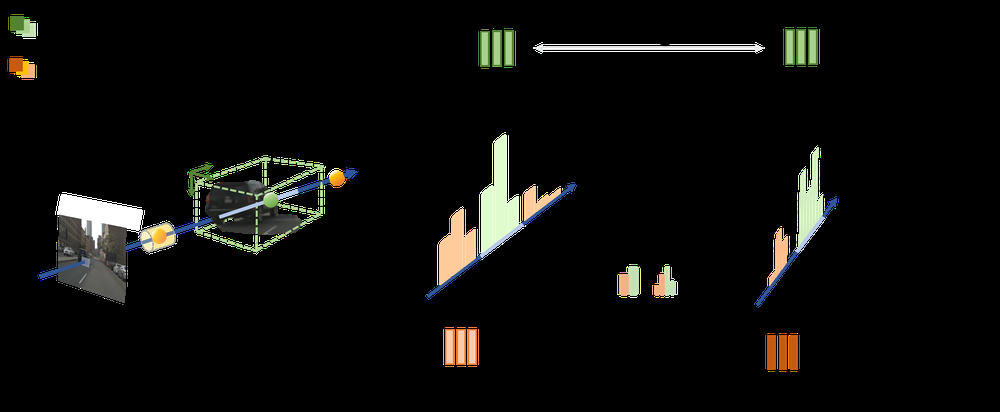
#> input picture img/mvbg.png, 1000 x 412 px, shrunk from 4388 x 1806 before the run
$ python -i render_utils.py   (imports and definitions only)
#> lines starting #> are read from the running program, lines starting #| are printed output that depends on the picture
#> further down, picture is the input picture: shape (412, 1000, 3); mean B, G, R 10.6, 12.9, 12.9
import torch
import numpy as np
import cv2
from PIL import Image
def namedtuple_map(fn, tup):
    return type(tup)(*map(fn, tup))

# def shard(xs):
#   """Split data into shards for multiple devices along the first dimension."""
#   return jax.tree_map(
#       lambda x: x.reshape((jax.local_device_count(), -1) + x.shape[1:]), xs)
def shard(xs):
  """Split data into shards for multiple devices along the first dimension."""
  return xs.reshape((0, -1) + xs.shape[1:])

# [13 lines left out: functions unshard, save_img_uint8, not called in this run]

def change_brightness(img, value=30):
#> called with value = 30
  hsv = cv2.cvtColor(img, cv2.COLOR_BGR2HSV)
#> hsv: shape (412, 1000, 3); mean H, S, V 3.1, 5.9, 14.5
  h, s, v = cv2.split(hsv)
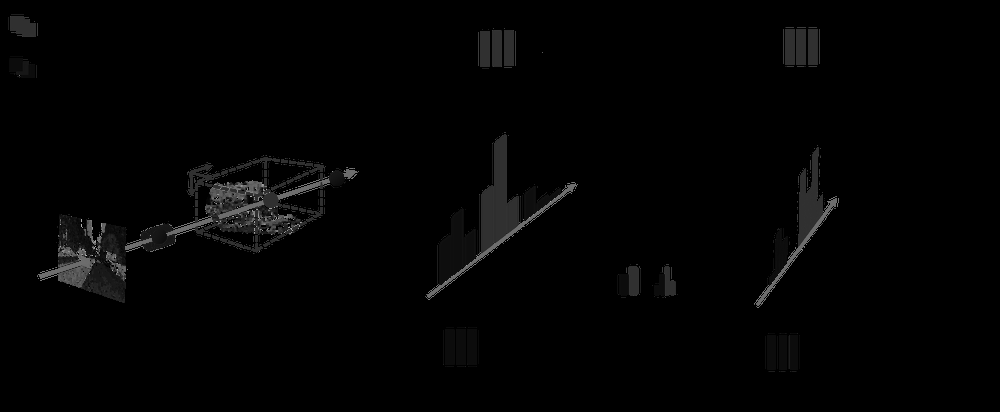
#> h: shape (412, 1000); min 0, max 178, mean 3.1
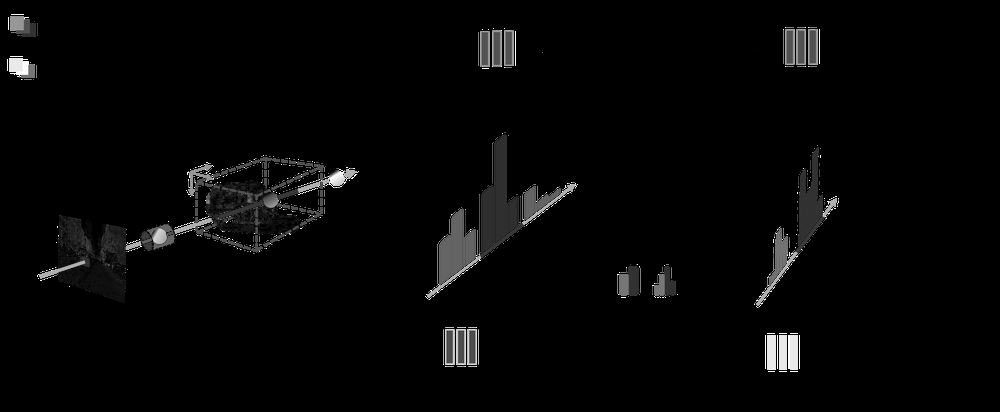
#> s: shape (412, 1000); min 0, max 255, mean 5.9
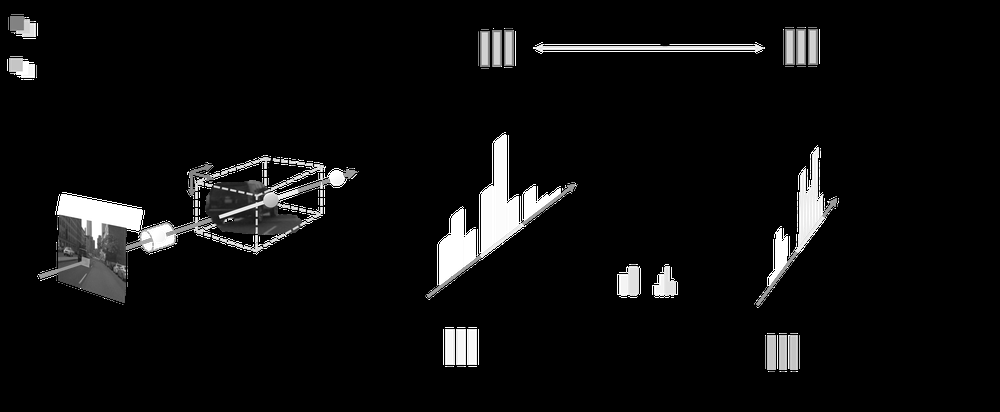
#> v: shape (412, 1000); min 0, max 255, mean 14.5
  v = cv2.add(v,value)
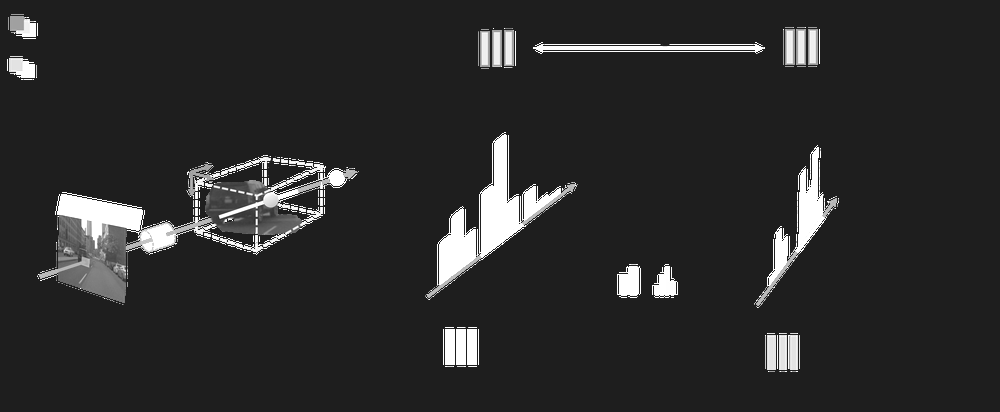
#> v: shape (412, 1000); min 30, max 255, mean 43.6
  v[v > 255] = 255
  v[v < 0] = 0
  final_hsv = cv2.merge((h, s, v))
#> final_hsv: shape (412, 1000, 3); mean H, S, V 3.1, 5.9, 43.6
  img = cv2.cvtColor(final_hsv, cv2.COLOR_HSV2BGR)
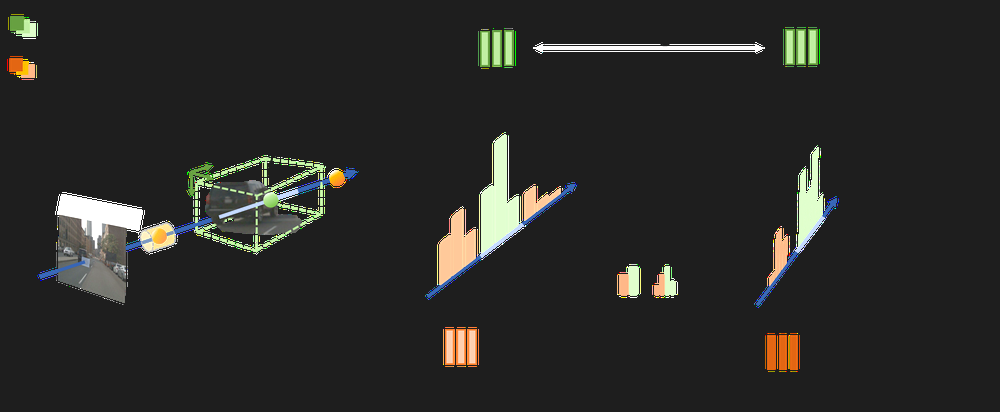
#> img: shape (412, 1000, 3); mean B, G, R 39.3, 41.9, 41.8
  return img


def normalize(x):
    return x / np.linalg.norm(x)

# [48 lines left out: functions viewmatrix, poses_avg, render_path_spiral, generate_renderpath, not called in this run]

>>> import cv2
>>> picture = cv2.imread('../../img/mvbg.png')
>>> result = change_brightness(picture)
